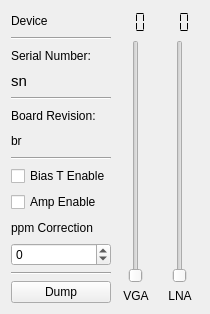
<?xml version="1.0" encoding="UTF-8"?>
<ui version="4.0">
 <class>hackrfWidget</class>
 <widget class="QWidget" name="hackrfWidget">
  <property name="geometry">
   <rect>
    <x>0</x>
    <y>0</y>
    <width>210</width>
    <height>314</height>
   </rect>
  </property>
  <property name="windowTitle">
   <string>HACKRF control</string>
  </property>
  <layout class="QHBoxLayout" name="horizontalLayout">
   <item>
    <layout class="QVBoxLayout" name="verticalLayout">
     <item>
      <widget class="QLabel" name="usb_board_id_display">
       <property name="text">
        <string>Device</string>
       </property>
      </widget>
     </item>
     <item>
      <widget class="Line" name="line_4">
       <property name="orientation">
        <enum>Qt::Horizontal</enum>
       </property>
      </widget>
     </item>
     <item>
      <widget class="QLabel" name="label_6">
       <property name="text">
        <string>Serial Number:</string>
       </property>
      </widget>
     </item>
     <item>
      <widget class="QLabel" name="lblSerialNum">
       <property name="font">
        <font>
         <pointsize>11</pointsize>
        </font>
       </property>
       <property name="text">
        <string>sn</string>
       </property>
      </widget>
     </item>
     <item>
      <widget class="Line" name="line_2">
       <property name="orientation">
        <enum>Qt::Horizontal</enum>
       </property>
      </widget>
     </item>
     <item>
      <widget class="QLabel" name="label_5">
       <property name="text">
        <string>Board Revision:</string>
       </property>
      </widget>
     </item>
     <item>
      <widget class="QLabel" name="lblBoardRev">
       <property name="text">
        <string>br</string>
       </property>
      </widget>
     </item>
     <item>
      <widget class="Line" name="line_3">
       <property name="orientation">
        <enum>Qt::Horizontal</enum>
       </property>
      </widget>
     </item>
     <item>
      <widget class="QCheckBox" name="btnBiasTEnable">
       <property name="text">
        <string>Bias T Enable</string>
       </property>
       <property name="checked">
        <bool>false</bool>
       </property>
      </widget>
     </item>
     <item>
      <widget class="QCheckBox" name="btnAmpEnable">
       <property name="text">
        <string>Amp Enable</string>
       </property>
      </widget>
     </item>
     <item>
      <widget class="QLabel" name="label">
       <property name="text">
        <string>ppm Correction</string>
       </property>
      </widget>
     </item>
     <item>
      <widget class="QSpinBox" name="ppm_correction">
       <property name="minimum">
        <number>-100</number>
       </property>
       <property name="maximum">
        <number>100</number>
       </property>
      </widget>
     </item>
     <item>
      <widget class="Line" name="line_5">
       <property name="orientation">
        <enum>Qt::Horizontal</enum>
       </property>
      </widget>
     </item>
     <item>
      <widget class="QPushButton" name="dumpButton">
       <property name="toolTip">
        <string>&lt;html&gt;&lt;head/&gt;&lt;body&gt;&lt;p&gt;Dumps the raw input from the HackRF into a self describing file (with header in xml format containing recorded time, container format, frequency, device name, Qt-DAB version)&lt;/p&gt;&lt;p&gt;&lt;br/&gt;&lt;/p&gt;&lt;p&gt;Opens a 'Save as ...' dialog. Press again to stop recording.&lt;/p&gt;&lt;p&gt;&lt;br/&gt;&lt;/p&gt;&lt;p&gt;Very experimental! The resulting file can be read-in by using the xml file handler (if configured)&lt;/p&gt;&lt;p&gt;&lt;br/&gt;&lt;/p&gt;&lt;p&gt;Warning: Produces large files!&lt;/p&gt;&lt;/body&gt;&lt;/html&gt;</string>
       </property>
       <property name="text">
        <string>Dump</string>
       </property>
      </widget>
     </item>
    </layout>
   </item>
   <item>
    <layout class="QVBoxLayout" name="verticalLayout_2">
     <item>
      <widget class="QLCDNumber" name="vgagainDisplay">
       <property name="frameShape">
        <enum>QFrame::NoFrame</enum>
       </property>
       <property name="digitCount">
        <number>2</number>
       </property>
       <property name="segmentStyle">
        <enum>QLCDNumber::Flat</enum>
       </property>
      </widget>
     </item>
     <item>
      <widget class="QSlider" name="sliderVgaGain">
       <property name="sizePolicy">
        <sizepolicy hsizetype="MinimumExpanding" vsizetype="Expanding">
         <horstretch>0</horstretch>
         <verstretch>0</verstretch>
        </sizepolicy>
       </property>
       <property name="maximum">
        <number>62</number>
       </property>
       <property name="orientation">
        <enum>Qt::Vertical</enum>
       </property>
      </widget>
     </item>
     <item>
      <widget class="QLabel" name="label_2">
       <property name="text">
        <string>VGA</string>
       </property>
       <property name="alignment">
        <set>Qt::AlignCenter</set>
       </property>
      </widget>
     </item>
    </layout>
   </item>
   <item>
    <layout class="QVBoxLayout" name="verticalLayout_3">
     <item>
      <widget class="QLCDNumber" name="lnagainDisplay">
       <property name="frameShape">
        <enum>QFrame::NoFrame</enum>
       </property>
       <property name="digitCount">
        <number>2</number>
       </property>
       <property name="segmentStyle">
        <enum>QLCDNumber::Flat</enum>
       </property>
      </widget>
     </item>
     <item>
      <widget class="QSlider" name="sliderLnaGain">
       <property name="sizePolicy">
        <sizepolicy hsizetype="MinimumExpanding" vsizetype="Expanding">
         <horstretch>0</horstretch>
         <verstretch>0</verstretch>
        </sizepolicy>
       </property>
       <property name="maximum">
        <number>40</number>
       </property>
       <property name="singleStep">
        <number>8</number>
       </property>
       <property name="pageStep">
        <number>8</number>
       </property>
       <property name="value">
        <number>0</number>
       </property>
       <property name="sliderPosition">
        <number>0</number>
       </property>
       <property name="tracking">
        <bool>true</bool>
       </property>
       <property name="orientation">
        <enum>Qt::Vertical</enum>
       </property>
      </widget>
     </item>
     <item>
      <widget class="QLabel" name="label_3">
       <property name="text">
        <string>LNA</string>
       </property>
       <property name="alignment">
        <set>Qt::AlignCenter</set>
       </property>
      </widget>
     </item>
    </layout>
   </item>
  </layout>
 </widget>
 <resources/>
 <connections/>
</ui>
